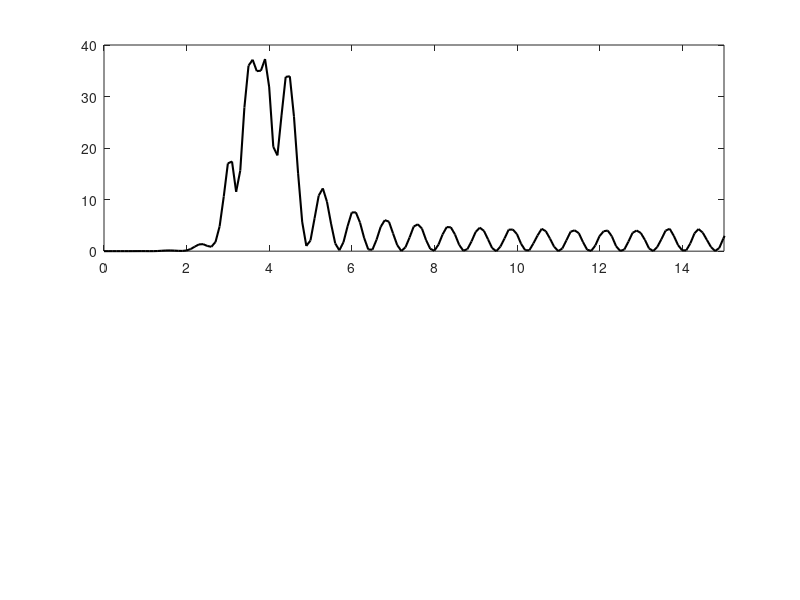

Write MATLAB code to recreate this figure. (Note: this script raises an error after producing the figure.)
function tractor_psd_analysis()
    % SYSTEM PARAMETERS
    mc = 2700;         
    Jc = 3600;          
    kf = 714400;        
    kr = 718600;       
    cf = 3600;         
    cr = 5100;          
    lf = 1.35;          
    lr = 0.85;          
    v = 6 / 3.6;        
    
    % SOLVER SETUP
    x0 = [0; 0; 0; 0];  
    tspan = 0:0.01:10; 

    % NUMERICAL INTEGRATION (Runge-Kutta 4th/5th order)
    [t, X] = ode45(@(t,x) state_space_matrix(t, x, mc, Jc, kf, kr, cf, cr, lf, lr, v), tspan, x0);

    % 2. ACCELERATION RECOVERY
    zc_ddot = zeros(length(t), 1);
    phi_ddot = zeros(length(t), 1);
    
    for i = 1:length(t)
        dx = state_space_matrix(t(i), X(i,:)', mc, Jc, kf, kr, cf, cr, lf, lr, v);
        zc_ddot(i) = dx(2);    
        phi_ddot(i) = dx(4);  
    end

    % 3. CORE MATLAB FFT TO CALCULATE PSD (No Toolbox Required)
    fs = 100; % Sampling frequency (1 / 0.01 dt)
    N = length(t); % Number of samples
    
    % Vertical PSD Math
    Z_fft = fft(zc_ddot);
    Z_fft = Z_fft(1:floor(N/2)+1); % Take positive frequencies
    P_z = (1/(fs*N)) * abs(Z_fft).^2; % Calculate power
    P_z(2:end-1) = 2 * P_z(2:end-1); % Conserve energy for single-sided spectrum
    
    % Pitch PSD Math
    Phi_fft = fft(phi_ddot);
    Phi_fft = Phi_fft(1:floor(N/2)+1);
    P_phi = (1/(fs*N)) * abs(Phi_fft).^2;
    P_phi(2:end-1) = 2 * P_phi(2:end-1);
    
    % Frequency Vector
    f_psd = fs * (0:floor(N/2)) / N;

    % 4. PLOTTING THE PSD GRAPHS (With Forced Black Text)
    figure('Name', 'Power Spectral Density (PSD) Analysis', 'Color', 'w', 'Position', [150, 150, 800, 600]);
    
    ax1 = subplot(2,1,1);
    plot(f_psd, P_z, 'k', 'LineWidth', 1.5);
    xlim([0 15]); 
    xline(ax1, 3.2, 'k:', 'LineWidth', 2); 
    xline(ax1, 4.0, 'k:', 'LineWidth', 2);
    title('Vertical Vibration Power Spectral Density', 'FontWeight', 'bold', 'Color', 'k', 'FontSize', 20);
    xlabel('Frequency (Hz)', 'FontWeight', 'bold', 'Color', 'k');
    ylabel('PSD ((m/s^2)^2/Hz)', 'FontWeight', 'bold', 'Color', 'k'); 
    % Force axes text and ticks to be black
    set(ax1, 'Color', [0.95 0.95 0.95], 'XColor', 'k', 'YColor', 'k'); 
    grid on;
    
    ax2 = subplot(2,1,2);
    plot(f_psd, P_phi, 'k', 'LineWidth', 1.5);
    xlim([0 15]);
    xline(ax2, 3.2, 'k:', 'LineWidth', 2); 
    xline(ax2, 4.0, 'k:', 'LineWidth', 2);
    title('Pitch Vibration Power Spectral Density', 'FontWeight', 'bold', 'Color', 'k', 'FontSize', 20);
    ylabel('PSD ((rad/s^2)^2/Hz)', 'FontWeight', 'bold', 'Color', 'k'); 
    xlabel('Frequency (Hz)', 'FontWeight', 'bold', 'Color', 'k'); 
    % Force axes text and ticks to be black
    set(ax2, 'Color', [0.95 0.95 0.95], 'XColor', 'k', 'YColor', 'k'); 
    grid on;
end

% MATHEMATICAL ENGINE
function dx = state_space_matrix(t, x, mc, Jc, kf, kr, cf, cr, lf, lr, v)
    x1 = x(1); 
    x2 = x(2); 
    x3 = x(3); 
    x4 = x(4); 
    delay = (lf + lr) / v; 
    f_start = 0;
    f_end = 10;
    t_total = 10;
    freq = f_start + ((f_end - f_start) / t_total) * t;
    amp = 0.02; 
    hf = amp * sin(2*pi*freq*t); 
    freq_rate = (f_end - f_start) / t_total;
    hf_dot = amp * 2*pi * (freq + freq_rate * t) * cos(2*pi*freq*t);
    if t >= delay
        freq_del = f_start + ((f_end - f_start) / t_total) * (t-delay);
        hr = amp * sin(2*pi*freq_del*(t-delay));
        hr_dot = amp * 2*pi * (freq_del + freq_rate * (t-delay)) * cos(2*pi*freq_del*(t-delay));
    else
        hr = 0; 
        hr_dot = 0;
    end
    Fz = kf*hf + cf*hf_dot + kr*hr + cr*hr_dot; 
    Mphi = cr*lr*hr_dot - cf*lf*hf_dot + kr*lr*hr - kf*lf*hf;
    dx1 = x2;
    dx2 = (1/mc) * (Fz - (cf+cr)*x2 - (kf+kr)*x1 - (cr*lr - cf*lf)*x4 - (kr*lr - kf*lf)*x3);
    dx3 = x4;
    dx4 = (1/Jc) * (Mphi - (cr*lr - cf*lf)*x2 - (kr*lr - kf*lf)*x1 - (cf*lf^2 + cr*lr^2)*x4 - (kf*lf^2 + kr*lr^2)*x3);
    dx = [dx1; dx2; dx3; dx4];
end
